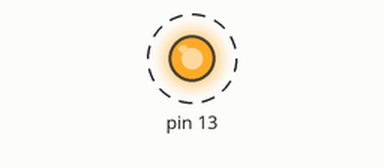
Simulated run of this sketch. Board: Arduino Uno, built with avr-gcc and run on an emulated ATmega328P. Parts: output pins drawn as LEDs (lit = HIGH). Dashed ring = blinking.

Above: at 0.5 s.
Timing chart, 0 to 4.6 s (numbered marks = the images above):
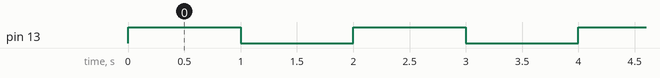

The sketch:

lab1.ino
```cpp
int state = 0;


void setup() {
  pinMode(13, OUTPUT);
}
void loop() {
  if (state == 0) {
  state = 1;
  digitalWrite(13, HIGH); // LED on

} else /* state == 1 */ {
  state = 0;
  digitalWrite(13, LOW); // LED off

}
delay(1000);  // wait 1000ms = 1s
}
```

Measured:
- by itself, pin 13: alternates HIGH for 1.0 s and LOW for 1.0 s
